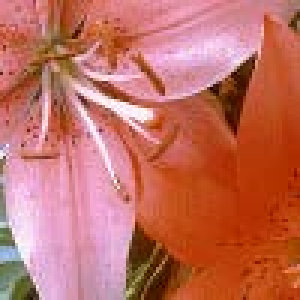
#> input picture ImageFromOpenCV/orchid.jpg, 100 x 100 px, found by its file name (shown 3 times larger)
$ python resize.py
#> lines starting #> are read from the running program, lines starting #| are printed output that depends on the picture
import cv2
import numpy as np
import matplotlib.pyplot as plt
import matplotlib.gridspec as grid

img = cv2.imread(r'D:\junior_3\Term2_2566\ComputerVision\1\ImageFromOpenCV\orchid.jpg')
#> img is the input picture: shape (100, 100, 3); mean B, G, R 97.6, 110.5, 193.9
img = cv2.cvtColor(img,cv2.COLOR_BGR2GRAY)
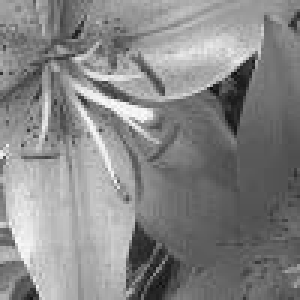
#> img: shape (100, 100) (shown 3 times larger); min 13, max 251, mean 134

near_img = cv2.resize(img,None,fx=2,fy=2,interpolation=cv2.INTER_NEAREST)

bilinear_img = cv2.resize(img,None,fx=2,fy=2,interpolation=cv2.INTER_LINEAR)
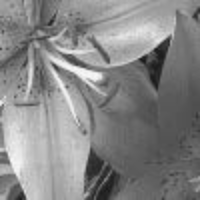
#> bilinear_img: shape (200, 200); min 25, max 248, mean 133.9

bicubic_img = cv2.resize(img,(img.shape[0]*2,img.shape[1]*2),interpolation= cv2.INTER_CUBIC)

plt.figure(1)
grid.GridSpec(3,6)
plt.subplot2grid((3,6),(0,2)),plt.imshow(img)
plt.title("Original Image"),plt.axis('off')

plt.subplot2grid((3,6),(1,0),colspan=2,rowspan=2)
plt.imshow(near_img),plt.title("Near Image"),plt.axis('off')

plt.subplot2grid((3,6),(1,2),colspan=2,rowspan=2)
plt.imshow(bilinear_img),plt.title("bilinear Image"),plt.axis('off')

plt.subplot2grid((3,6),(1,4),colspan=2,rowspan=2)
plt.imshow(bicubic_img),plt.title("bicubic Image"),plt.axis('off')
plt.show()
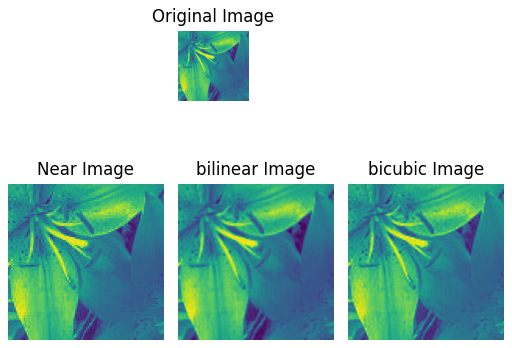
#> figure drawn by matplotlib, 4 panels

$ run again, with ImageFromOpenCV/fruits.jpg copied over ImageFromOpenCV/orchid.jpg
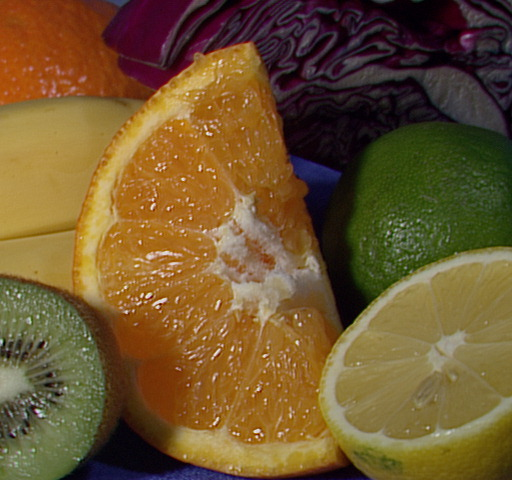
#> input picture ImageFromOpenCV/fruits.jpg, 512 x 480 px, found by its file name
#> img is the input picture: shape (480, 512, 3); mean B, G, R 46.2, 85.6, 110.8
#> img: shape (480, 512)
#> `bicubic_img = cv2.resize(img,(img.shape[0]*2,img.shape[1]*2),interpola..`:
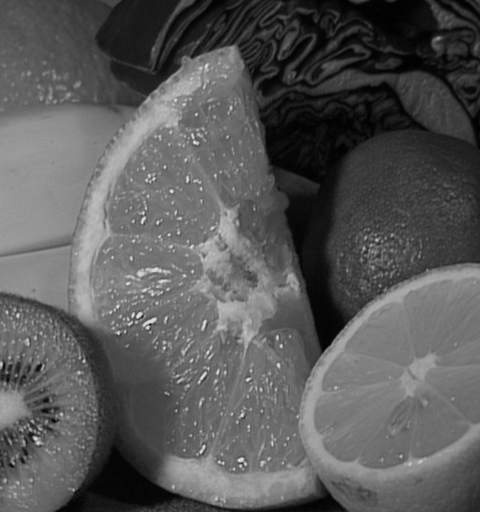
#> bicubic_img: shape (1024, 960) (shown at 1/2 size); min 0, max 241, mean 88.7
#> `plt.show()`:
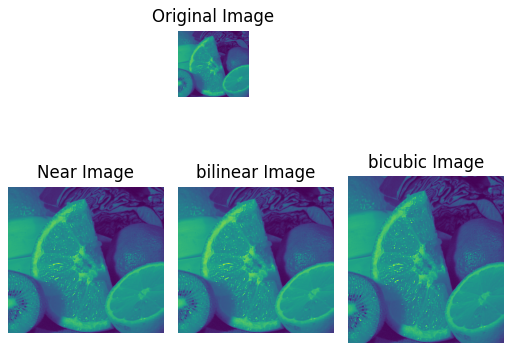
#> figure drawn by matplotlib, 4 panels

$ run again, with ImageFromOpenCV/home.jpg copied over ImageFromOpenCV/orchid.jpg
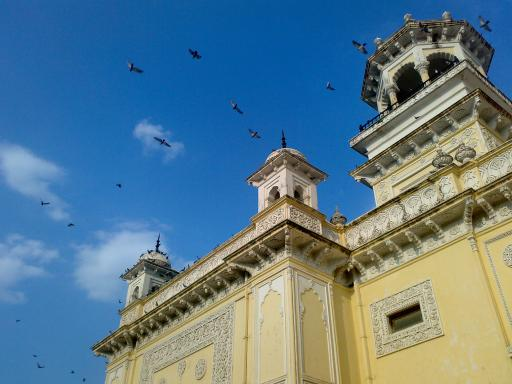
#> input picture ImageFromOpenCV/home.jpg, 512 x 384 px, found by its file name
#> img is the input picture: shape (384, 512, 3); mean B, G, R 141.2, 123.9, 91.6
#> img: shape (384, 512)
#> `bicubic_img = cv2.resize(img,(img.shape[0]*2,img.shape[1]*2),interpola..`:
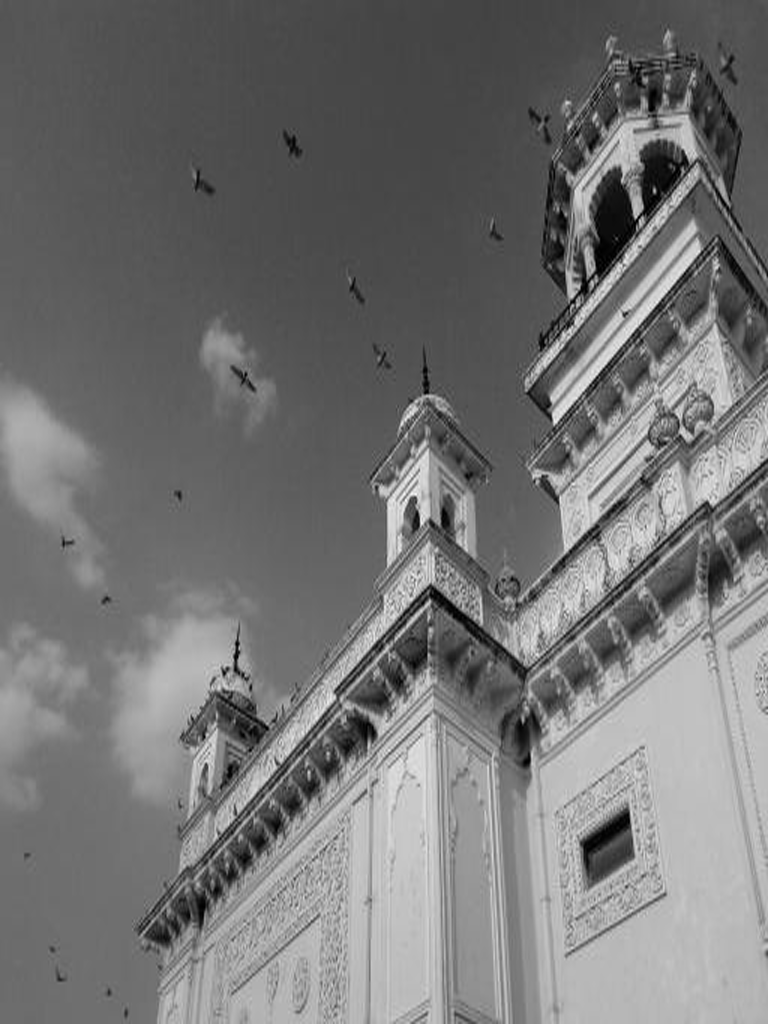
#> bicubic_img: shape (1024, 768); min 0, max 245, mean 116.2
#> `plt.show()`:
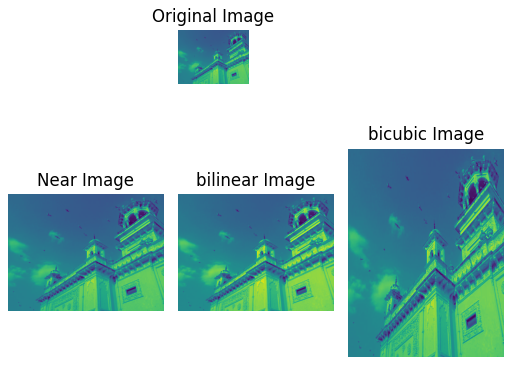
#> figure drawn by matplotlib, 4 panels
